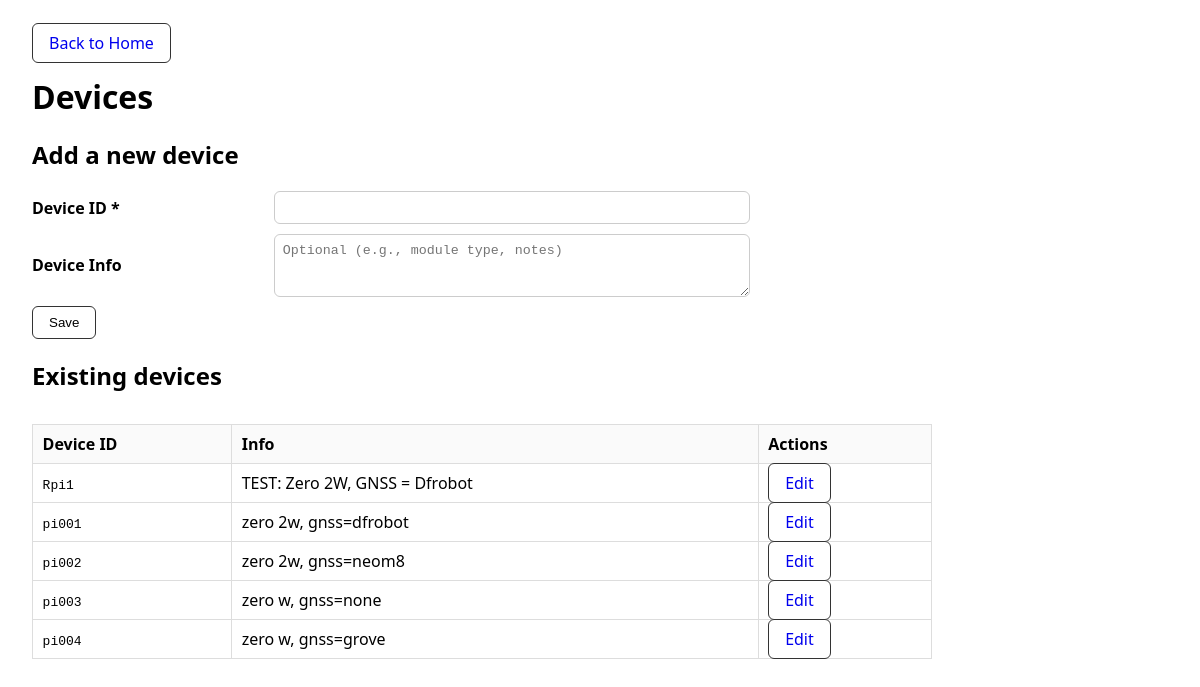
The app's page /devices/, older data.
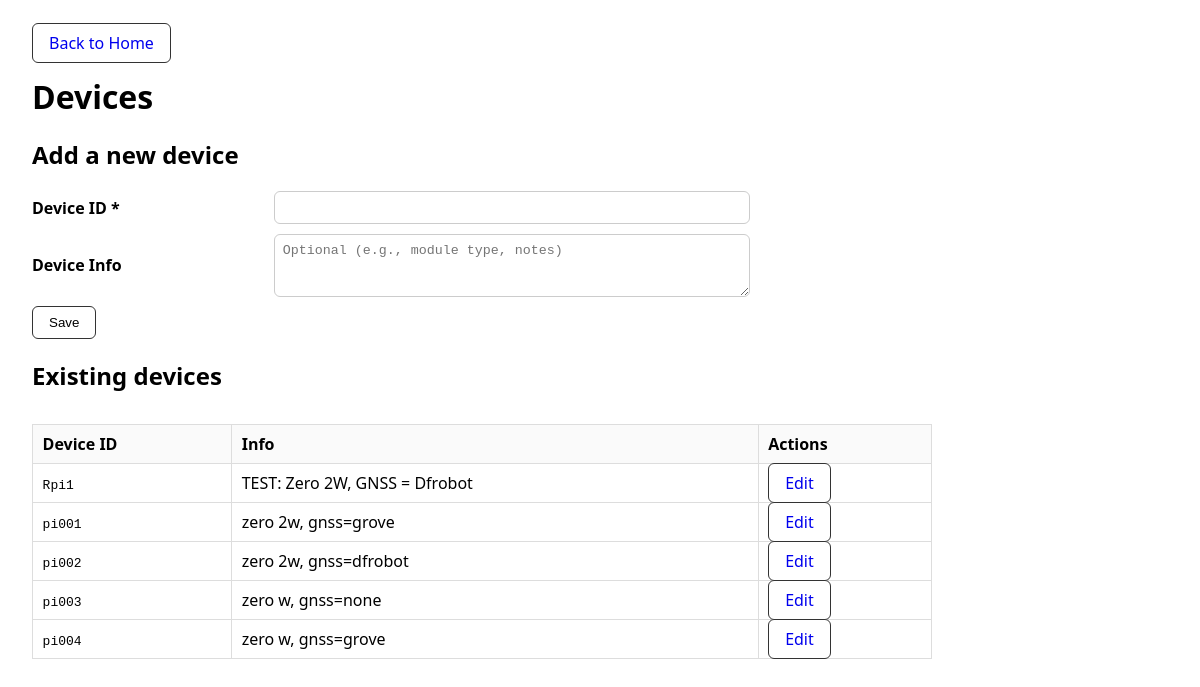
The same page, newer data.
### src/db/models.py (models this page shows)
class Device(Base):
    __tablename__ = "devices"
    id = Column(String(64), primary_key=True)
    device_info = Column(Text, nullable=True)
    race_riders = relationship("RaceRider", back_populates="device")

### src/web/devices.py (the view, shortened to what this page needs)
@bp_devices.route("/", methods=["GET", "POST"])
def devices_index():
    session = SessionLocal()
    message = None
    is_ok = None
    try:
        devices = _list_devices(session)
        return render_template(
            "devices.html",
            devices=devices,
            message=message,
            success=is_ok,
            form={"id": "", "device_info": ""},
        )
    finally:
        session.close()

### src/web/devices.py (called while the page is built)
def _list_devices(session):
    return session.query(Device).order_by(Device.id.asc()).all()

### templates/devices.html (shortened to what this page needs)
<!doctype html>
<html lang="en">
  <head>
  </head>
  <body>
    <div class="topnav">
      <a class="btn" href="{{ url_for('home.home_page') }}">Back to Home</a>
    </div>
    <h1>Devices</h1>
    <h2>Add a new device</h2>
    <form method="post" action="{{ url_for('devices.devices_index') }}">
      <div class="grid">
        <label for="id">Device ID *</label>
        <input id="id" name="id" maxlength="64" value="{{ form.id }}"/>
        <label for="device_info">Device Info</label>
        <textarea id="device_info" name="device_info" rows="3" placeholder="Optional (e.g., module type, notes)">{{ form.device_info }}</textarea>
        <div class="actions">
          <button class="btn" type="submit">Save</button>
        </div>
      </div>
    </form>
    <h2>Existing devices</h2>
    <table>
      <thead>
        <tr><th>Device ID</th><th>Info</th><th>Actions</th></tr>
      </thead>
      <tbody>
        {% for d in devices %}
          <tr>
            <td><code>{{ d.id }}</code></td>
            <td style="white-space:pre-wrap">{{ d.device_info or '' }}</td>
            <td><a class="btn" href="{{ url_for('devices.device_edit', device_id=d.id) }}">Edit</a></td>
          </tr>
        {% else %}
          <tr><td colspan="3">No devices yet.</td></tr>
        {% endfor %}
      </tbody>
    </table>
  </body>
</html>

Row changes from the older to the newer data that the page shows:
changed Device "pi001": device_info "zero 2w, gnss=dfrobot" → "zero 2w, gnss=grove"
changed Device "pi002": device_info "zero 2w, gnss=neom8" → "zero 2w, gnss=dfrobot"
